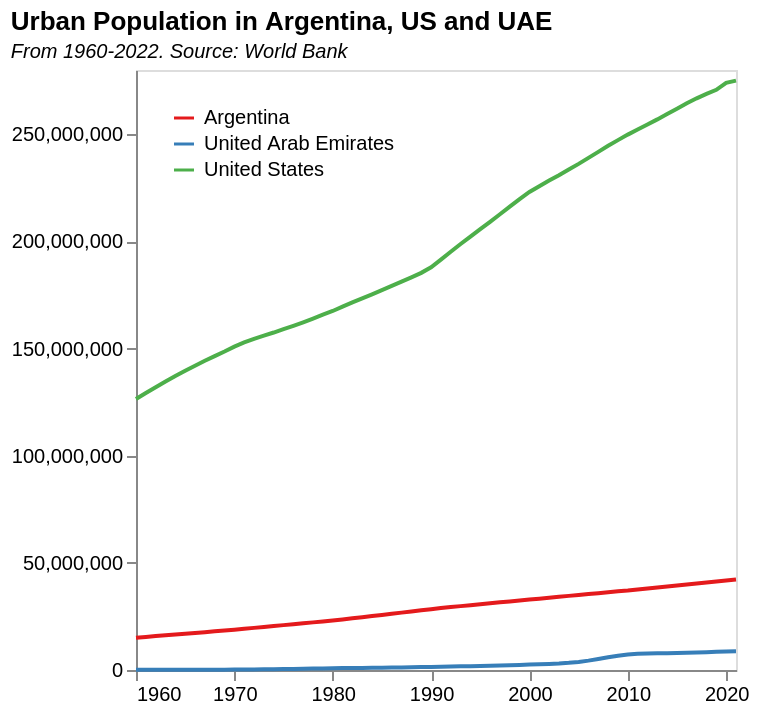

Vega-Lite specification for this chart:
### Vega-Lite specification from a JSON file in a GitHub repository (floating-point values rounded to 4 significant figures; data arrays with more than 128 entries replaced by an {"elided": "..."} marker saying what was removed)
{"$schema": "https://vega.github.io/schema/vega-lite/v5.json", "title": {"text": "Urban Population in Argentina, US and UAE", "subtitle": "From 1960-2022. Source: World Bank", "subtitleFontStyle": "italic", "subtitleFontSize": 10, "anchor": "start", "color": "black"}, "data": {"values": {"elided": "186 records"}}, "height": 300, "width": 300, "mark": {"type": "line", "point": false}, "encoding": {"x": {"field": "Year", "type": "temporal", "title": null, "axis": {"grid": false}}, "y": {"field": "Urban Population", "type": "quantitative", "title": null, "axis": {"grid": false}}, "color": {"field": "Country Name", "type": "nominal", "scale": {"scheme": "set1"}, "title": null, "legend": {"orient": "top-left"}}}, "config": {}}
